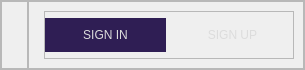
              <widget class="QFrame" name="frame_5">
               <property name="minimumSize">
                <size>
                 <width>0</width>
                 <height>70</height>
                </size>
               </property>
               <property name="maximumSize">
                <size>
                 <width>16777215</width>
                 <height>70</height>
                </size>
               </property>
               <property name="frameShape">
                <enum>QFrame::StyledPanel</enum>
               </property>
               <property name="frameShadow">
                <enum>QFrame::Raised</enum>
               </property>
               <layout class="QGridLayout" name="gridLayout_3">
                <property name="leftMargin">
                 <number>0</number>
                </property>
                <property name="topMargin">
                 <number>0</number>
                </property>
                <property name="rightMargin">
                 <number>0</number>
                </property>
                <property name="bottomMargin">
                 <number>0</number>
                </property>
                <property name="spacing">
                 <number>0</number>
                </property>
                <item row="0" column="0">
                 <widget class="QFrame" name="frame_6">
                  <property name="frameShape">
                   <enum>QFrame::StyledPanel</enum>
                  </property>
                  <property name="frameShadow">
                   <enum>QFrame::Raised</enum>
                  </property>
                 </widget>
                </item>
                <item row="0" column="1">
                 <widget class="QFrame" name="frame_7">
                  <property name="maximumSize">
                   <size>
                    <width>70</width>
                    <height>16777215</height>
                   </size>
                  </property>
                  <property name="sizeIncrement">
                   <size>
                    <width>70</width>
                    <height>0</height>
                   </size>
                  </property>
                  <property name="frameShape">
                   <enum>QFrame::StyledPanel</enum>
                  </property>
                  <property name="frameShadow">
                   <enum>QFrame::Raised</enum>
                  </property>
                  <layout class="QGridLayout" name="gridLayout_4">
                   <property name="leftMargin">
                    <number>9</number>
                   </property>
                   <property name="topMargin">
                    <number>9</number>
                   </property>
                   <property name="rightMargin">
                    <number>9</number>
                   </property>
                   <property name="bottomMargin">
                    <number>9</number>
                   </property>
                   <property name="spacing">
                    <number>0</number>
                   </property>
                   <item row="0" column="0">
                    <widget class="QLabel" name="label">
                     <property name="text">
                      <string/>
                     </property>
                     <property name="pixmap">
                      <pixmap resource="images.qrc">:/icons/icons/messenger.png</pixmap>
                     </property>
                     <property name="scaledContents">
                      <bool>true</bool>
                     </property>
                    </widget>
                   </item>
                  </layout>
                 </widget>
                </item>
                <item row="0" column="2">
                 <widget class="QFrame" name="frame_8">
                  <property name="frameShape">
                   <enum>QFrame::StyledPanel</enum>
                  </property>
                  <property name="frameShadow">
                   <enum>QFrame::Raised</enum>
                  </property>
                  <layout class="QGridLayout" name="gridLayout_5">
                   <item row="0" column="0">
                    <widget class="QFrame" name="frame_9">
                     <property name="frameShape">
                      <enum>QFrame::StyledPanel</enum>
                     </property>
                     <property name="frameShadow">
                      <enum>QFrame::Raised</enum>
                     </property>
                    </widget>
                   </item>
                   <item row="0" column="1">
                    <widget class="QFrame" name="frame_10">
                     <property name="minimumSize">
                      <size>
                       <width>250</width>
                       <height>0</height>
                      </size>
                     </property>
                     <property name="maximumSize">
                      <size>
                       <width>250</width>
                       <height>16777215</height>
                      </size>
                     </property>
                     <property name="styleSheet">
                      <string notr="true">QPushButton {
	border: 0;
	background: 0;
	padding: 10px 0;
	color: #dcdcdc;
}

QPushButton:hover {
	background-color: #2F1E54;
}

</string>
                     </property>
                     <property name="frameShape">
                      <enum>QFrame::StyledPanel</enum>
                     </property>
                     <property name="frameShadow">
                      <enum>QFrame::Raised</enum>
                     </property>
                     <layout class="QGridLayout" name="gridLayout_6">
                      <property name="leftMargin">
                       <number>0</number>
                      </property>
                      <property name="topMargin">
                       <number>0</number>
                      </property>
                      <property name="rightMargin">
                       <number>0</number>
                      </property>
                      <property name="bottomMargin">
                       <number>0</number>
                      </property>
                      <property name="spacing">
                       <number>6</number>
                      </property>
                      <item row="0" column="0">
                       <widget class="QPushButton" name="signInBtn">
                        <property name="font">
                         <font>
                          <family>Microsoft YaHei UI</family>
                          <pointsize>9</pointsize>
                         </font>
                        </property>
                        <property name="cursor">
                         <cursorShape>PointingHandCursor</cursorShape>
                        </property>
                        <property name="styleSheet">
                         <string notr="true">background-color: #2F1E54;</string>
                        </property>
                        <property name="text">
                         <string>SIGN IN</string>
                        </property>
                       </widget>
                      </item>
                      <item row="0" column="1">
                       <widget class="QPushButton" name="signUpBtn">
                        <property name="font">
                         <font>
                          <family>Microsoft YaHei UI</family>
                          <pointsize>9</pointsize>
                         </font>
                        </property>
                        <property name="cursor">
                         <cursorShape>PointingHandCursor</cursorShape>
                        </property>
                        <property name="text">
                         <string>SIGN UP</string>
                        </property>
                       </widget>
                      </item>
                     </layout>
                    </widget>
                   </item>
                  </layout>
                 </widget>
                </item>
               </layout>
              </widget>
